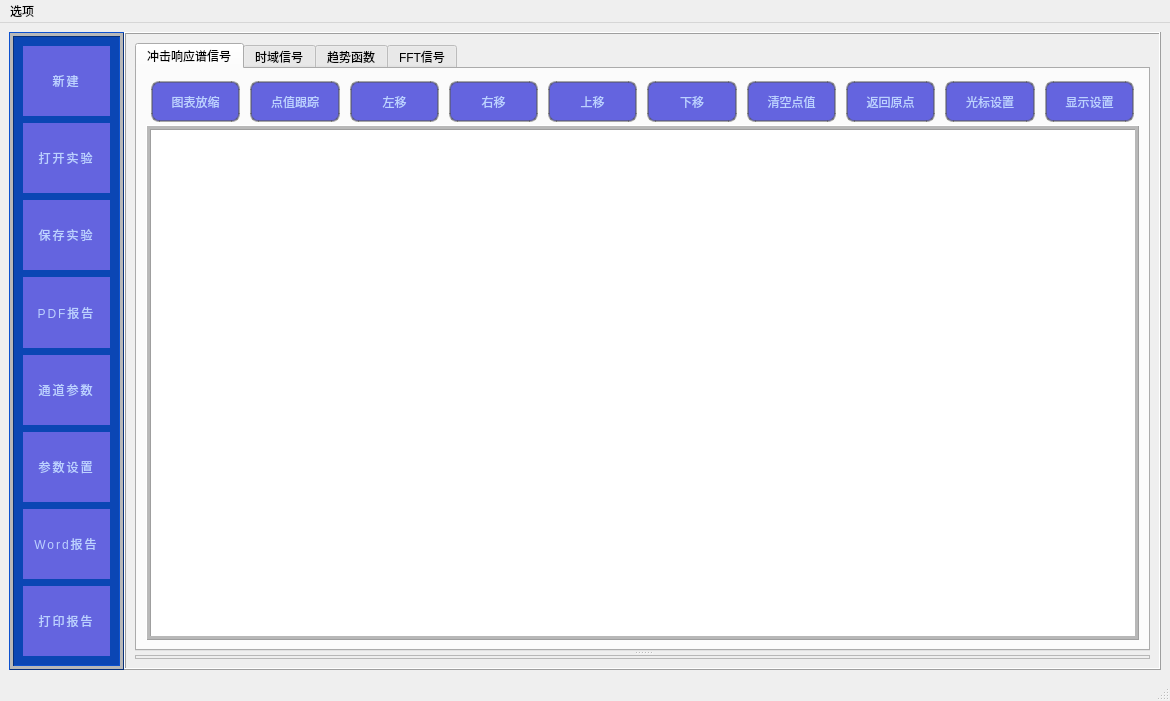
<?xml version="1.0" encoding="UTF-8"?>
<ui version="4.0">
 <class>MainWindow</class>
 <widget class="QMainWindow" name="MainWindow">
  <property name="geometry">
   <rect>
    <x>0</x>
    <y>0</y>
    <width>1170</width>
    <height>701</height>
   </rect>
  </property>
  <property name="windowTitle">
   <string>MainWindow</string>
  </property>
  <property name="styleSheet">
   <string notr="true">MainWindow{
	background-color:qlineargradient(spread:pad, x1:0.269528, y1:0.34, x2:1, y2:1, stop:0 rgba(0, 40, 143, 255), stop:1 rgba(255, 255, 255, 255))
}
</string>
  </property>
  <widget class="QWidget" name="centralwidget">
   <layout class="QGridLayout" name="gridLayout_2">
    <item row="0" column="0">
     <layout class="QHBoxLayout" name="horizontalLayout_2" stretch="1,9">
      <property name="spacing">
       <number>0</number>
      </property>
      <item>
       <widget class="QFrame" name="frame">
        <property name="styleSheet">
         <string notr="true">
QFrame{background-color: rgb(11, 70, 180);}


QPushButton {
	
	font: 700 9pt &quot;Microsoft YaHei UI&quot;  ;
    
	color: rgb(188, 209, 255);
	
    border-width:4px;
    border: groove ;
	background-color: rgb(100, 100, 223);

   letter-spacing:2px;
}

QPushButton::flat
{
	background-color: transparent;
	border: none;
	color: #000;

}


QPushButton::disabled
{
	background-color: #606060;
	color: #959595;
	border-color: #051a39;

}


QPushButton::hover
{
	background-color: #54aad3;
	border: 1px solid #46a2da;

}


QPushButton::pressed
{
	background-color: #2385b4;
	border: 1px solid #46a2da;

}


QPushButton::checked
{
	background-color: #bd5355;
	border: 1px solid #bd5355;

}


</string>
        </property>
        <property name="frameShape">
         <enum>QFrame::Box</enum>
        </property>
        <property name="frameShadow">
         <enum>QFrame::Raised</enum>
        </property>
        <property name="midLineWidth">
         <number>3</number>
        </property>
        <layout class="QGridLayout" name="gridLayout">
         <item row="0" column="0">
          <layout class="QVBoxLayout" name="verticalLayout">
           <property name="spacing">
            <number>7</number>
           </property>
           <item>
            <widget class="QPushButton" name="pushButton">
             <property name="sizePolicy">
              <sizepolicy hsizetype="Preferred" vsizetype="Preferred">
               <horstretch>0</horstretch>
               <verstretch>0</verstretch>
              </sizepolicy>
             </property>
             <property name="cursor">
              <cursorShape>PointingHandCursor</cursorShape>
             </property>
             <property name="styleSheet">
              <string notr="true"/>
             </property>
             <property name="text">
              <string>新建</string>
             </property>
            </widget>
           </item>
           <item>
            <widget class="QPushButton" name="pushButton_2">
             <property name="sizePolicy">
              <sizepolicy hsizetype="Minimum" vsizetype="Preferred">
               <horstretch>0</horstretch>
               <verstretch>0</verstretch>
              </sizepolicy>
             </property>
             <property name="cursor">
              <cursorShape>PointingHandCursor</cursorShape>
             </property>
             <property name="text">
              <string>打开实验</string>
             </property>
            </widget>
           </item>
           <item>
            <widget class="QPushButton" name="pushButton_3">
             <property name="sizePolicy">
              <sizepolicy hsizetype="Minimum" vsizetype="Preferred">
               <horstretch>0</horstretch>
               <verstretch>0</verstretch>
              </sizepolicy>
             </property>
             <property name="cursor">
              <cursorShape>PointingHandCursor</cursorShape>
             </property>
             <property name="text">
              <string>保存实验</string>
             </property>
            </widget>
           </item>
           <item>
            <widget class="QPushButton" name="pushButton_5">
             <property name="sizePolicy">
              <sizepolicy hsizetype="Minimum" vsizetype="Preferred">
               <horstretch>0</horstretch>
               <verstretch>0</verstretch>
              </sizepolicy>
             </property>
             <property name="cursor">
              <cursorShape>PointingHandCursor</cursorShape>
             </property>
             <property name="text">
              <string>PDF报告</string>
             </property>
            </widget>
           </item>
           <item>
            <widget class="QPushButton" name="channelArgBtn">
             <property name="sizePolicy">
              <sizepolicy hsizetype="Minimum" vsizetype="Preferred">
               <horstretch>0</horstretch>
               <verstretch>0</verstretch>
              </sizepolicy>
             </property>
             <property name="cursor">
              <cursorShape>OpenHandCursor</cursorShape>
             </property>
             <property name="text">
              <string>通道参数</string>
             </property>
            </widget>
           </item>
           <item>
            <widget class="QPushButton" name="pushButton_9">
             <property name="sizePolicy">
              <sizepolicy hsizetype="Minimum" vsizetype="Preferred">
               <horstretch>0</horstretch>
               <verstretch>0</verstretch>
              </sizepolicy>
             </property>
             <property name="cursor">
              <cursorShape>PointingHandCursor</cursorShape>
             </property>
             <property name="text">
              <string>参数设置</string>
             </property>
            </widget>
           </item>
           <item>
            <widget class="QPushButton" name="pushButton_4">
             <property name="sizePolicy">
              <sizepolicy hsizetype="Minimum" vsizetype="Preferred">
               <horstretch>0</horstretch>
               <verstretch>0</verstretch>
              </sizepolicy>
             </property>
             <property name="cursor">
              <cursorShape>PointingHandCursor</cursorShape>
             </property>
             <property name="text">
              <string>Word报告</string>
             </property>
            </widget>
           </item>
           <item>
            <widget class="QPushButton" name="pushButton_6">
             <property name="sizePolicy">
              <sizepolicy hsizetype="Minimum" vsizetype="Preferred">
               <horstretch>0</horstretch>
               <verstretch>0</verstretch>
              </sizepolicy>
             </property>
             <property name="cursor">
              <cursorShape>PointingHandCursor</cursorShape>
             </property>
             <property name="text">
              <string>打印报告</string>
             </property>
            </widget>
           </item>
          </layout>
         </item>
        </layout>
       </widget>
      </item>
      <item>
       <widget class="QSplitter" name="splitter">
        <property name="orientation">
         <enum>Qt::Vertical</enum>
        </property>
        <property name="opaqueResize">
         <bool>false</bool>
        </property>
        <widget class="QStackedWidget" name="stackedWidget">
         <property name="sizePolicy">
          <sizepolicy hsizetype="Preferred" vsizetype="Expanding">
           <horstretch>0</horstretch>
           <verstretch>0</verstretch>
          </sizepolicy>
         </property>
         <property name="styleSheet">
          <string notr="true">stackedWidght{

background-color: qlineargradient(spread:pad, x1:0.269528, y1:0.34, x2:1, y2:1, stop:0 rgba(0, 40, 143, 255), stop:1 rgba(255, 255, 255, 255));}

tabWidget{
	background-color: qlineargradient(spread:pad, x1:0.269, y1:0.352273, x2:1, y2:1, stop:0 rgba(105, 28, 196, 255), stop:1 rgba(255, 255, 255, 255));}</string>
         </property>
         <property name="frameShape">
          <enum>QFrame::Box</enum>
         </property>
         <property name="frameShadow">
          <enum>QFrame::Raised</enum>
         </property>
         <widget class="QWidget" name="page">
          <layout class="QGridLayout" name="gridLayout_3">
           <item row="0" column="0">
            <widget class="QSplitter" name="splitter_2">
             <property name="orientation">
              <enum>Qt::Vertical</enum>
             </property>
             <widget class="QTabWidget" name="tabWidget">
              <property name="styleSheet">
               <string notr="true">QPushButton{
margin:3px 5px;
padding:8px;
border-radius:8px;
background-color:rgb(100,100,223);
border:2px solid rgba(83, 83, 83, 128);
	color: rgb(188, 209, 255);
}

QPushButton::hover
{
	
	border: 3px solid #46a2da;

}


QPushButton::pressed
{
	
	border: 3px solid #46a2da;

}


QPushButton::checked
{
	
	border: 3px solid #bd5355;

}</string>
              </property>
              <property name="currentIndex">
               <number>0</number>
              </property>
              <widget class="QWidget" name="tab_2">
               <attribute name="title">
                <string>冲击响应谱信号</string>
               </attribute>
               <layout class="QGridLayout" name="gridLayout_4">
                <item row="0" column="0">
                 <layout class="QVBoxLayout" name="verticalLayout_3" stretch="1,11">
                  <property name="spacing">
                   <number>0</number>
                  </property>
                  <item>
                   <layout class="QHBoxLayout" name="horizontalLayout_3">
                    <property name="spacing">
                     <number>0</number>
                    </property>
                    <item>
                     <widget class="QPushButton" name="zoomBtn_2">
                      <property name="sizePolicy">
                       <sizepolicy hsizetype="Minimum" vsizetype="Expanding">
                        <horstretch>0</horstretch>
                        <verstretch>0</verstretch>
                       </sizepolicy>
                      </property>
                      <property name="text">
                       <string>图表放缩</string>
                      </property>
                     </widget>
                    </item>
                    <item>
                     <widget class="QPushButton" name="commentBtn_2">
                      <property name="sizePolicy">
                       <sizepolicy hsizetype="Minimum" vsizetype="Expanding">
                        <horstretch>0</horstretch>
                        <verstretch>0</verstretch>
                       </sizepolicy>
                      </property>
                      <property name="text">
                       <string>点值跟踪</string>
                      </property>
                     </widget>
                    </item>
                    <item>
                     <widget class="QPushButton" name="moveLeftBtn_2">
                      <property name="sizePolicy">
                       <sizepolicy hsizetype="Minimum" vsizetype="Expanding">
                        <horstretch>0</horstretch>
                        <verstretch>0</verstretch>
                       </sizepolicy>
                      </property>
                      <property name="text">
                       <string>左移</string>
                      </property>
                     </widget>
                    </item>
                    <item>
                     <widget class="QPushButton" name="moveRightBtn_2">
                      <property name="sizePolicy">
                       <sizepolicy hsizetype="Minimum" vsizetype="Expanding">
                        <horstretch>0</horstretch>
                        <verstretch>0</verstretch>
                       </sizepolicy>
                      </property>
                      <property name="text">
                       <string>右移</string>
                      </property>
                     </widget>
                    </item>
                    <item>
                     <widget class="QPushButton" name="moveUpBtn_2">
                      <property name="sizePolicy">
                       <sizepolicy hsizetype="Minimum" vsizetype="Expanding">
                        <horstretch>0</horstretch>
                        <verstretch>0</verstretch>
                       </sizepolicy>
                      </property>
                      <property name="text">
                       <string>上移</string>
                      </property>
                     </widget>
                    </item>
                    <item>
                     <widget class="QPushButton" name="moveDownBtn_2">
                      <property name="sizePolicy">
                       <sizepolicy hsizetype="Minimum" vsizetype="Expanding">
                        <horstretch>0</horstretch>
                        <verstretch>0</verstretch>
                       </sizepolicy>
                      </property>
                      <property name="text">
                       <string>下移</string>
                      </property>
                     </widget>
                    </item>
                    <item>
                     <widget class="QPushButton" name="clearPVBtn_2">
                      <property name="sizePolicy">
                       <sizepolicy hsizetype="Minimum" vsizetype="Expanding">
                        <horstretch>0</horstretch>
                        <verstretch>0</verstretch>
                       </sizepolicy>
                      </property>
                      <property name="text">
                       <string>清空点值</string>
                      </property>
                     </widget>
                    </item>
                    <item>
                     <widget class="QPushButton" name="resetBtn_2">
                      <property name="sizePolicy">
                       <sizepolicy hsizetype="Minimum" vsizetype="Expanding">
                        <horstretch>0</horstretch>
                        <verstretch>0</verstretch>
                       </sizepolicy>
                      </property>
                      <property name="text">
                       <string>返回原点</string>
                      </property>
                     </widget>
                    </item>
                    <item>
                     <widget class="QPushButton" name="mouseSettingBtn_2">
                      <property name="sizePolicy">
                       <sizepolicy hsizetype="Minimum" vsizetype="Expanding">
                        <horstretch>0</horstretch>
                        <verstretch>0</verstretch>
                       </sizepolicy>
                      </property>
                      <property name="text">
                       <string>光标设置</string>
                      </property>
                     </widget>
                    </item>
                    <item>
                     <widget class="QPushButton" name="displaySettingBtn_2">
                      <property name="sizePolicy">
                       <sizepolicy hsizetype="Minimum" vsizetype="Expanding">
                        <horstretch>0</horstretch>
                        <verstretch>0</verstretch>
                       </sizepolicy>
                      </property>
                      <property name="text">
                       <string>显示设置</string>
                      </property>
                     </widget>
                    </item>
                   </layout>
                  </item>
                  <item>
                   <widget class="EnhancedChartViewSystem" name="graphicsView_2">
                    <property name="frameShape">
                     <enum>QFrame::Box</enum>
                    </property>
                    <property name="frameShadow">
                     <enum>QFrame::Raised</enum>
                    </property>
                    <property name="midLineWidth">
                     <number>3</number>
                    </property>
                   </widget>
                  </item>
                 </layout>
                </item>
               </layout>
              </widget>
              <widget class="QWidget" name="tab">
               <attribute name="title">
                <string>时域信号</string>
               </attribute>
               <layout class="QGridLayout" name="gridLayout_7">
                <item row="0" column="0">
                 <layout class="QVBoxLayout" name="verticalLayout_2" stretch="1,15">
                  <property name="spacing">
                   <number>0</number>
                  </property>
                  <item>
                   <layout class="QHBoxLayout" name="horizontalLayout">
                    <property name="spacing">
                     <number>0</number>
                    </property>
                    <item>
                     <widget class="QPushButton" name="zoomBtn">
                      <property name="sizePolicy">
                       <sizepolicy hsizetype="Minimum" vsizetype="Expanding">
                        <horstretch>0</horstretch>
                        <verstretch>0</verstretch>
                       </sizepolicy>
                      </property>
                      <property name="text">
                       <string>图表放缩</string>
                      </property>
                      <property name="checkable">
                       <bool>true</bool>
                      </property>
                     </widget>
                    </item>
                    <item>
                     <widget class="QPushButton" name="commentBtn">
                      <property name="sizePolicy">
                       <sizepolicy hsizetype="Minimum" vsizetype="Expanding">
                        <horstretch>0</horstretch>
                        <verstretch>0</verstretch>
                       </sizepolicy>
                      </property>
                      <property name="text">
                       <string>点值跟踪</string>
                      </property>
                     </widget>
                    </item>
                    <item>
                     <widget class="QPushButton" name="moveLeftBtn">
                      <property name="sizePolicy">
                       <sizepolicy hsizetype="Minimum" vsizetype="Expanding">
                        <horstretch>0</horstretch>
                        <verstretch>0</verstretch>
                       </sizepolicy>
                      </property>
                      <property name="text">
                       <string>左移</string>
                      </property>
                     </widget>
                    </item>
                    <item>
                     <widget class="QPushButton" name="moveRightBtn">
                      <property name="sizePolicy">
                       <sizepolicy hsizetype="Minimum" vsizetype="Expanding">
                        <horstretch>0</horstretch>
                        <verstretch>0</verstretch>
                       </sizepolicy>
                      </property>
                      <property name="text">
                       <string>右移</string>
                      </property>
                     </widget>
                    </item>
                    <item>
                     <widget class="QPushButton" name="moveUpBtn">
                      <property name="sizePolicy">
                       <sizepolicy hsizetype="Minimum" vsizetype="Expanding">
                        <horstretch>0</horstretch>
                        <verstretch>0</verstretch>
                       </sizepolicy>
                      </property>
                      <property name="text">
                       <string>上移</string>
                      </property>
                     </widget>
                    </item>
                    <item>
                     <widget class="QPushButton" name="moveDownBtn">
                      <property name="sizePolicy">
                       <sizepolicy hsizetype="Minimum" vsizetype="Expanding">
                        <horstretch>0</horstretch>
                        <verstretch>0</verstretch>
                       </sizepolicy>
                      </property>
                      <property name="text">
                       <string>下移</string>
                      </property>
                     </widget>
                    </item>
                    <item>
                     <widget class="QPushButton" name="clearPVBtn">
                      <property name="sizePolicy">
                       <sizepolicy hsizetype="Minimum" vsizetype="Expanding">
                        <horstretch>0</horstretch>
                        <verstretch>0</verstretch>
                       </sizepolicy>
                      </property>
                      <property name="text">
                       <string>清空点值</string>
                      </property>
                     </widget>
                    </item>
                    <item>
                     <widget class="QPushButton" name="resetBtn">
                      <property name="sizePolicy">
                       <sizepolicy hsizetype="Minimum" vsizetype="Expanding">
                        <horstretch>0</horstretch>
                        <verstretch>0</verstretch>
                       </sizepolicy>
                      </property>
                      <property name="text">
                       <string>重置图表轴</string>
                      </property>
                     </widget>
                    </item>
                    <item>
                     <widget class="QPushButton" name="mouseSettingBtn">
                      <property name="sizePolicy">
                       <sizepolicy hsizetype="Minimum" vsizetype="Expanding">
                        <horstretch>0</horstretch>
                        <verstretch>0</verstretch>
                       </sizepolicy>
                      </property>
                      <property name="text">
                       <string>光标设置</string>
                      </property>
                     </widget>
                    </item>
                    <item>
                     <widget class="QPushButton" name="displaySettingBtn">
                      <property name="sizePolicy">
                       <sizepolicy hsizetype="Minimum" vsizetype="Expanding">
                        <horstretch>0</horstretch>
                        <verstretch>0</verstretch>
                       </sizepolicy>
                      </property>
                      <property name="text">
                       <string>显示设置</string>
                      </property>
                     </widget>
                    </item>
                   </layout>
                  </item>
                  <item>
                   <widget class="EnhancedChartViewSystem" name="graphicsView">
                    <property name="frameShape">
                     <enum>QFrame::Box</enum>
                    </property>
                    <property name="frameShadow">
                     <enum>QFrame::Raised</enum>
                    </property>
                    <property name="midLineWidth">
                     <number>3</number>
                    </property>
                   </widget>
                  </item>
                 </layout>
                </item>
               </layout>
              </widget>
              <widget class="QWidget" name="tab_4">
               <attribute name="title">
                <string>趋势函数</string>
               </attribute>
               <layout class="QGridLayout" name="gridLayout_5">
                <item row="0" column="0">
                 <layout class="QVBoxLayout" name="verticalLayout_4" stretch="1,11">
                  <property name="spacing">
                   <number>0</number>
                  </property>
                  <item>
                   <layout class="QHBoxLayout" name="horizontalLayout_4">
                    <property name="spacing">
                     <number>0</number>
                    </property>
                    <item>
                     <widget class="QPushButton" name="zoomBtn_3">
                      <property name="sizePolicy">
                       <sizepolicy hsizetype="Minimum" vsizetype="Expanding">
                        <horstretch>0</horstretch>
                        <verstretch>0</verstretch>
                       </sizepolicy>
                      </property>
                      <property name="text">
                       <string>图表放缩</string>
                      </property>
                     </widget>
                    </item>
                    <item>
                     <widget class="QPushButton" name="commentBtn_3">
                      <property name="sizePolicy">
                       <sizepolicy hsizetype="Minimum" vsizetype="Expanding">
                        <horstretch>0</horstretch>
                        <verstretch>0</verstretch>
                       </sizepolicy>
                      </property>
                      <property name="text">
                       <string>添加注释</string>
                      </property>
                     </widget>
                    </item>
                    <item>
                     <widget class="QPushButton" name="moveLeftBtn_3">
                      <property name="sizePolicy">
                       <sizepolicy hsizetype="Minimum" vsizetype="Expanding">
                        <horstretch>0</horstretch>
                        <verstretch>0</verstretch>
                       </sizepolicy>
                      </property>
                      <property name="text">
                       <string>左移</string>
                      </property>
                     </widget>
                    </item>
                    <item>
                     <widget class="QPushButton" name="moveRightBtn_3">
                      <property name="sizePolicy">
                       <sizepolicy hsizetype="Minimum" vsizetype="Expanding">
                        <horstretch>0</horstretch>
                        <verstretch>0</verstretch>
                       </sizepolicy>
                      </property>
                      <property name="text">
                       <string>右移</string>
                      </property>
                     </widget>
                    </item>
                    <item>
                     <widget class="QPushButton" name="moveUpBtn_3">
                      <property name="sizePolicy">
                       <sizepolicy hsizetype="Minimum" vsizetype="Expanding">
                        <horstretch>0</horstretch>
                        <verstretch>0</verstretch>
                       </sizepolicy>
                      </property>
                      <property name="text">
                       <string>上移</string>
                      </property>
                     </widget>
                    </item>
                    <item>
                     <widget class="QPushButton" name="moveDownBtn_3">
                      <property name="sizePolicy">
                       <sizepolicy hsizetype="Minimum" vsizetype="Expanding">
                        <horstretch>0</horstretch>
                        <verstretch>0</verstretch>
                       </sizepolicy>
                      </property>
                      <property name="text">
                       <string>下移</string>
                      </property>
                     </widget>
                    </item>
                    <item>
                     <widget class="QPushButton" name="clearPVBtn_3">
                      <property name="sizePolicy">
                       <sizepolicy hsizetype="Minimum" vsizetype="Expanding">
                        <horstretch>0</horstretch>
                        <verstretch>0</verstretch>
                       </sizepolicy>
                      </property>
                      <property name="text">
                       <string>清空点值</string>
                      </property>
                     </widget>
                    </item>
                    <item>
                     <widget class="QPushButton" name="resetBtn_3">
                      <property name="sizePolicy">
                       <sizepolicy hsizetype="Minimum" vsizetype="Expanding">
                        <horstretch>0</horstretch>
                        <verstretch>0</verstretch>
                       </sizepolicy>
                      </property>
                      <property name="text">
                       <string>返回原点</string>
                      </property>
                     </widget>
                    </item>
                    <item>
                     <widget class="QPushButton" name="mouseSettingBtn_3">
                      <property name="sizePolicy">
                       <sizepolicy hsizetype="Minimum" vsizetype="Expanding">
                        <horstretch>0</horstretch>
                        <verstretch>0</verstretch>
                       </sizepolicy>
                      </property>
                      <property name="text">
                       <string>光标设置</string>
                      </property>
                     </widget>
                    </item>
                    <item>
                     <widget class="QPushButton" name="displaySettingBtn_3">
                      <property name="sizePolicy">
                       <sizepolicy hsizetype="Minimum" vsizetype="Expanding">
                        <horstretch>0</horstretch>
                        <verstretch>0</verstretch>
                       </sizepolicy>
                      </property>
                      <property name="text">
                       <string>显示设置</string>
                      </property>
                     </widget>
                    </item>
                   </layout>
                  </item>
                  <item>
                   <widget class="QGraphicsView" name="graphicsView_3">
                    <property name="frameShape">
                     <enum>QFrame::Box</enum>
                    </property>
                    <property name="frameShadow">
                     <enum>QFrame::Raised</enum>
                    </property>
                    <property name="midLineWidth">
                     <number>3</number>
                    </property>
                   </widget>
                  </item>
                 </layout>
                </item>
               </layout>
              </widget>
              <widget class="QWidget" name="tab_3">
               <attribute name="title">
                <string>FFT信号</string>
               </attribute>
               <layout class="QGridLayout" name="gridLayout_6">
                <item row="0" column="0">
                 <layout class="QVBoxLayout" name="verticalLayout_5" stretch="1,11">
                  <property name="spacing">
                   <number>0</number>
                  </property>
                  <item>
                   <layout class="QHBoxLayout" name="horizontalLayout_5">
                    <property name="spacing">
                     <number>0</number>
                    </property>
                    <item>
                     <widget class="QPushButton" name="zoomBtn_4">
                      <property name="sizePolicy">
                       <sizepolicy hsizetype="Minimum" vsizetype="Expanding">
                        <horstretch>0</horstretch>
                        <verstretch>0</verstretch>
                       </sizepolicy>
                      </property>
                      <property name="text">
                       <string>图表放缩</string>
                      </property>
                     </widget>
                    </item>
                    <item>
                     <widget class="QPushButton" name="commentBtn_4">
                      <property name="sizePolicy">
                       <sizepolicy hsizetype="Minimum" vsizetype="Expanding">
                        <horstretch>0</horstretch>
                        <verstretch>0</verstretch>
                       </sizepolicy>
                      </property>
                      <property name="text">
                       <string>添加注释</string>
                      </property>
                     </widget>
                    </item>
                    <item>
                     <widget class="QPushButton" name="moveLeftBtn_4">
                      <property name="sizePolicy">
                       <sizepolicy hsizetype="Minimum" vsizetype="Expanding">
                        <horstretch>0</horstretch>
                        <verstretch>0</verstretch>
                       </sizepolicy>
                      </property>
                      <property name="text">
                       <string>左移</string>
                      </property>
                     </widget>
                    </item>
                    <item>
                     <widget class="QPushButton" name="moveRightBtn_4">
                      <property name="sizePolicy">
                       <sizepolicy hsizetype="Minimum" vsizetype="Expanding">
                        <horstretch>0</horstretch>
                        <verstretch>0</verstretch>
                       </sizepolicy>
                      </property>
                      <property name="text">
                       <string>右移</string>
                      </property>
                     </widget>
                    </item>
                    <item>
                     <widget class="QPushButton" name="moveUpBtn_4">
                      <property name="sizePolicy">
                       <sizepolicy hsizetype="Minimum" vsizetype="Expanding">
                        <horstretch>0</horstretch>
                        <verstretch>0</verstretch>
                       </sizepolicy>
                      </property>
                      <property name="text">
                       <string>上移</string>
                      </property>
                     </widget>
                    </item>
                    <item>
                     <widget class="QPushButton" name="moveDownBtn_4">
                      <property name="sizePolicy">
                       <sizepolicy hsizetype="Minimum" vsizetype="Expanding">
                        <horstretch>0</horstretch>
                        <verstretch>0</verstretch>
                       </sizepolicy>
                      </property>
                      <property name="text">
                       <string>下移</string>
                      </property>
                     </widget>
                    </item>
                    <item>
                     <widget class="QPushButton" name="clearPVBtn_4">
                      <property name="sizePolicy">
                       <sizepolicy hsizetype="Minimum" vsizetype="Expanding">
                        <horstretch>0</horstretch>
                        <verstretch>0</verstretch>
                       </sizepolicy>
                      </property>
                      <property name="text">
                       <string>清空点值</string>
                      </property>
                     </widget>
                    </item>
                    <item>
                     <widget class="QPushButton" name="resetBtn_4">
                      <property name="sizePolicy">
                       <sizepolicy hsizetype="Minimum" vsizetype="Expanding">
                        <horstretch>0</horstretch>
                        <verstretch>0</verstretch>
                       </sizepolicy>
                      </property>
                      <property name="text">
                       <string>返回原点</string>
                      </property>
                     </widget>
                    </item>
                    <item>
                     <widget class="QPushButton" name="mouseSettingBtn_4">
                      <property name="sizePolicy">
                       <sizepolicy hsizetype="Minimum" vsizetype="Expanding">
                        <horstretch>0</horstretch>
                        <verstretch>0</verstretch>
                       </sizepolicy>
                      </property>
                      <property name="text">
                       <string>光标设置</string>
                      </property>
                     </widget>
                    </item>
                    <item>
                     <widget class="QPushButton" name="displaySettingBtn_4">
                      <property name="sizePolicy">
                       <sizepolicy hsizetype="Minimum" vsizetype="Expanding">
                        <horstretch>0</horstretch>
                        <verstretch>0</verstretch>
                       </sizepolicy>
                      </property>
                      <property name="text">
                       <string>显示设置</string>
                      </property>
                     </widget>
                    </item>
                   </layout>
                  </item>
                  <item>
                   <widget class="QGraphicsView" name="graphicsView_4">
                    <property name="frameShape">
                     <enum>QFrame::Box</enum>
                    </property>
                    <property name="frameShadow">
                     <enum>QFrame::Raised</enum>
                    </property>
                    <property name="midLineWidth">
                     <number>3</number>
                    </property>
                   </widget>
                  </item>
                 </layout>
                </item>
               </layout>
              </widget>
             </widget>
             <widget class="QFrame" name="frame_2">
              <property name="frameShape">
               <enum>QFrame::StyledPanel</enum>
              </property>
              <property name="frameShadow">
               <enum>QFrame::Raised</enum>
              </property>
              <property name="midLineWidth">
               <number>0</number>
              </property>
              <layout class="QGridLayout" name="gridLayout_8">
               <property name="leftMargin">
                <number>0</number>
               </property>
               <property name="topMargin">
                <number>0</number>
               </property>
               <property name="rightMargin">
                <number>0</number>
               </property>
               <property name="bottomMargin">
                <number>0</number>
               </property>
               <item row="0" column="0">
                <widget class="QStackedWidget" name="stackedWidget_2">
                 <widget class="QWidget" name="page_3">
                  <layout class="QGridLayout" name="gridLayout_9">
                   <property name="leftMargin">
                    <number>0</number>
                   </property>
                   <property name="topMargin">
                    <number>0</number>
                   </property>
                   <property name="rightMargin">
                    <number>0</number>
                   </property>
                   <property name="bottomMargin">
                    <number>0</number>
                   </property>
                   <item row="0" column="0">
                    <widget class="shockReplayTable" name="widget" native="true">
                     <property name="styleSheet">
                      <string notr="true">widget{
	background-color:qlineargradient(spread:pad, x1:0.269528, y1:0.34, x2:1, y2:1, stop:0 rgba(0, 40, 143, 255), stop:1 rgba(255, 255, 255, 255))}</string>
                     </property>
                    </widget>
                   </item>
                  </layout>
                 </widget>
                 <widget class="QWidget" name="page_4">
                  <layout class="QGridLayout" name="gridLayout_10">
                   <property name="leftMargin">
                    <number>0</number>
                   </property>
                   <property name="topMargin">
                    <number>0</number>
                   </property>
                   <property name="rightMargin">
                    <number>0</number>
                   </property>
                   <property name="bottomMargin">
                    <number>0</number>
                   </property>
                   <item row="0" column="0">
                    <widget class="TimeZoneTableWidget" name="widget_2" native="true">
                     <property name="styleSheet">
                      <string notr="true">widget_2{
	background-color: qlineargradient(spread:pad, x1:0.269, y1:0.352273, x2:1, y2:1, stop:0 rgba(105, 28, 196, 255), stop:1 rgba(255, 255, 255, 255));}
QPushButton{
	background-color: rgb(95, 103, 211);
	border-radius:2px;
	border:2px solid rgb(107, 82, 122) ;
color:rgb(213, 219, 255);

}
QPushButton::flat
{
	background-color: transparent;
	border: none;
	color: #000;

}


QPushButton::disabled
{
	background-color: #606060;
	color: #959595;
	border-color: #051a39;

}


QPushButton::hover
{
	background-color: #54aad3;
	border: 1px groove #46a2da;

}


QPushButton::pressed
{
	background-color: #2385b4;
	border: 1px solid #46a2da;

}


QPushButton::checked
{
	background-color: #bd5355;
	border: 1px solid #bd5355;

}</string>
                     </property>
                    </widget>
                   </item>
                  </layout>
                 </widget>
                </widget>
               </item>
              </layout>
             </widget>
            </widget>
           </item>
          </layout>
         </widget>
         <widget class="QWidget" name="page_2"/>
        </widget>
       </widget>
      </item>
     </layout>
    </item>
   </layout>
  </widget>
  <widget class="QMenuBar" name="menubar">
   <property name="geometry">
    <rect>
     <x>0</x>
     <y>0</y>
     <width>1170</width>
     <height>30</height>
    </rect>
   </property>
   <widget class="QMenu" name="menu">
    <property name="title">
     <string>选项</string>
    </property>
   </widget>
   <addaction name="menu"/>
  </widget>
  <widget class="QStatusBar" name="statusbar"/>
 </widget>
 <customwidgets>
  <customwidget>
   <class>EnhancedChartViewSystem</class>
   <extends>QGraphicsView</extends>
   <header>enhancedchartviewsystem.h</header>
  </customwidget>
  <customwidget>
   <class>shockReplayTable</class>
   <extends>QWidget</extends>
   <header>shockreplaytable.hpp</header>
   <container>1</container>
  </customwidget>
  <customwidget>
   <class>TimeZoneTableWidget</class>
   <extends>QWidget</extends>
   <header>timezonetablewidget.hpp</header>
   <container>1</container>
  </customwidget>
 </customwidgets>
 <resources/>
 <connections/>
</ui>
